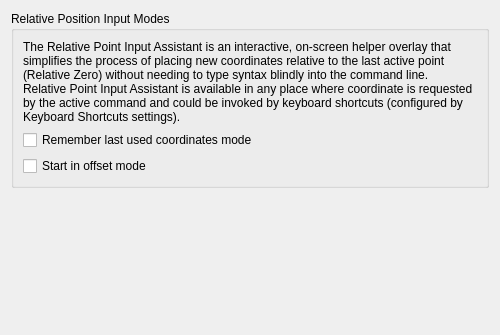
<?xml version="1.0" encoding="UTF-8"?>
<ui version="4.0">
 <class>LC_SettingsPageDraftingBehaviorInputAssistant</class>
 <widget class="QWidget" name="LC_SettingsPageDraftingBehaviorInputAssistant">
  <property name="geometry">
   <rect>
    <x>0</x>
    <y>0</y>
    <width>500</width>
    <height>335</height>
   </rect>
  </property>
  <layout class="QVBoxLayout" name="mainLayout">
   <item>
    <widget class="QGroupBox" name="gbAssistantModes">
     <property name="title">
      <string>Relative Position Input Modes</string>
     </property>
     <layout class="QVBoxLayout" name="layModes">
      <item>
       <widget class="QLabel" name="label">
        <property name="text">
         <string>The Relative Point Input Assistant is an interactive, on-screen helper overlay that simplifies the process of placing new coordinates relative to the last active point (Relative Zero) without needing to type syntax blindly into the command line.&lt;br&gt;Relative Point Input Assistant is available in any place where coordinate is requested by the active command and could be invoked by keyboard shortcuts (configured by Keyboard Shortcuts settings).</string>
        </property>
        <property name="wordWrap">
         <bool>true</bool>
        </property>
       </widget>
      </item>
      <item>
       <widget class="QCheckBox" name="cbRelativePositionAssistantRememberMode">
        <property name="toolTip">
         <string>Use Last Used Mode

If checked, used coordinates entering mode will be saved
and retained across consecutive point input prompts.
Otherwise, explicitly specified mode will be used on next invocation.</string>
        </property>
        <property name="text">
         <string>Remember last used coordinates mode</string>
        </property>
       </widget>
      </item>
      <item>
       <widget class="QCheckBox" name="cbRelativePositionAssistantStartInOffsetMode">
        <property name="toolTip">
         <string>Relative (Offset) or Absolute Mode

If selected, on invocation the assistant will be in relative coordinates (offset) mode. 
Otherwise, it will prompt to enter absolute coordinates.</string>
        </property>
        <property name="text">
         <string>Start in offset mode</string>
        </property>
       </widget>
      </item>
     </layout>
    </widget>
   </item>
   <item>
    <spacer name="verticalSpacer">
     <property name="orientation">
      <enum>Qt::Orientation::Vertical</enum>
     </property>
     <property name="sizeHint" stdset="0">
      <size>
       <width>20</width>
       <height>40</height>
      </size>
     </property>
    </spacer>
   </item>
  </layout>
 </widget>
 <resources/>
 <connections/>
</ui>
